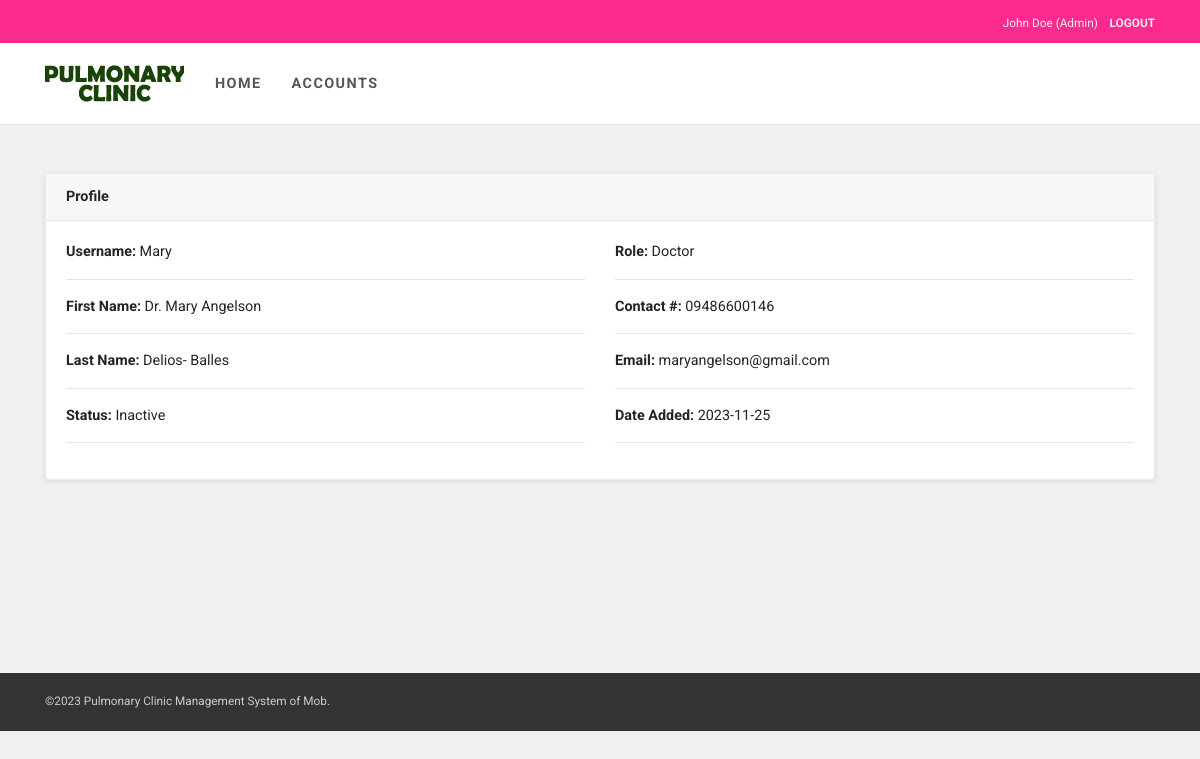
The page /pages/user-detail.php?Id=2 (signed in) on the database as committed earlier.
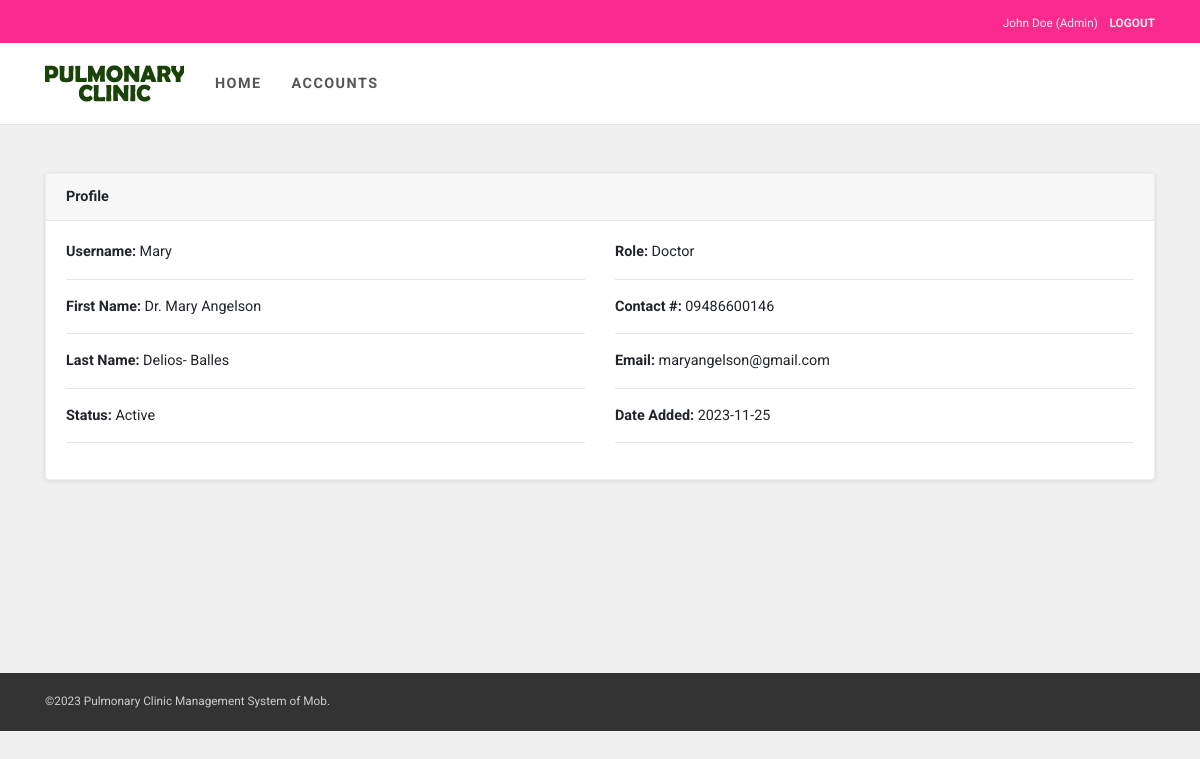
The same page on the database as committed later.
### tables this page shows
CREATE TABLE `user` (
  `Id` tinyint(11) NOT NULL AUTO_INCREMENT,
  `username` varchar(100) NOT NULL DEFAULT '',
  `password` varchar(100) NOT NULL,
  `firstName` varchar(150) DEFAULT NULL,
  `lastName` varchar(150) DEFAULT NULL,
  `status` varchar(255) DEFAULT 'Inactive',
  `role` varchar(20) DEFAULT NULL,
  `dateAdded` date DEFAULT NULL,
  `phone` varchar(255) DEFAULT NULL,
  `email` varchar(255) DEFAULT NULL,
  `isDeleted` varchar(255) DEFAULT 'false',
  `birthday` date DEFAULT NULL,
  `doctorId` int(11) DEFAULT NULL,
  `image` varchar(255) DEFAULT NULL,
  PRIMARY KEY (`Id`)
);

### config/Models.php (called while the page is built, shortened)
<?php
include "CRUD.php";
function user() {
	$crud = new CRUD;
	$crud->table = "user";
	return $crud;
}
?>

### config/CRUD.php (called while the page is built)
<?php class CRUD{var $table;var $obj=array();function arrayToQuery($query){$query_array=array();foreach($query as $key=>$key_value){if($key_value=="NOW()"){$query_array[]="$key=$key_value";}else{$query_array[]="$key='".htmlspecialchars($key_value,ENT_QUOTES)."'";}}return implode(', ',$query_array);}function list($query=""){$query=$query?"where ".$query:"";$db=Database::connect();$pdo=$db->prepare("select * from $this->table $query");$pdo->execute();$result=$pdo->fetchAll(PDO::FETCH_OBJ);Database::disconnect();return $result;}function count($query=""){$query=$query?"where ".$query:"";$db=Database::connect();$pdo=$db->prepare("select * from $this->table $query");$pdo->execute();Database::disconnect();return $pdo->rowCount();}function get($args){$db=Database::connect();$pdo=$db->prepare("select * from $this->table where $args");$pdo->execute();$result=$pdo->fetch(PDO::FETCH_OBJ);Database::disconnect();return $result;}function create(){$object=$this->arrayToQuery($this->obj);$db=Database::connect();$pdo=$db->prepare("insert into $this->table set $object");$pdo->execute();Database::disconnect();}function update($args){$object=$this->arrayToQuery($this->obj);$db=Database::connect();$pdo=$db->prepare("update $this->table set $object where $args");$pdo->execute();Database::disconnect();}function delete($args){$db=Database::connect();$pdo=$db->prepare("delete from $this->table where $args");$pdo->execute();Database::disconnect();}} ?>

### pages/user-detail.php (the view, shortened to what this page needs)
<?php
$ROOT_DIR="../";
include $ROOT_DIR . "templates/header.php";
$Id = $_GET["Id"];
$user = user()->get("Id=$Id");
?>
<div class="card mb-3">
  <div class="card-header">
    <b>Profile</b>
  </div>
  <div class="card-body">
    <div class="row">
      <div class="col">
        <b>Username:</b> <?=$user->username;?>
        <hr>
          <b>First Name:</b> <?=$user->firstName;?>
          <hr>
            <b>Last Name:</b> <?=$user->lastName;?>
            <hr>
              <b>Status:</b> <?=$user->status;?>
              <hr>
      </div>
      <div class="col">
        <b>Role:</b> <?=$user->role;?>
        <hr>
          <b>Contact #:</b> <?=$user->phone;?>
          <hr>
            <b>Email:</b> <?=$user->email;?>
            <hr>
              <b>Date Added:</b> <?=$user->dateAdded;?>
              <hr>
      </div>
    </div>
  </div>
</div>
<?php include $ROOT_DIR . "templates/footer.php"; ?>

Rows that differ between the two databases and show on the page:
changed user "Mary": status "Inactive" → "Active"
